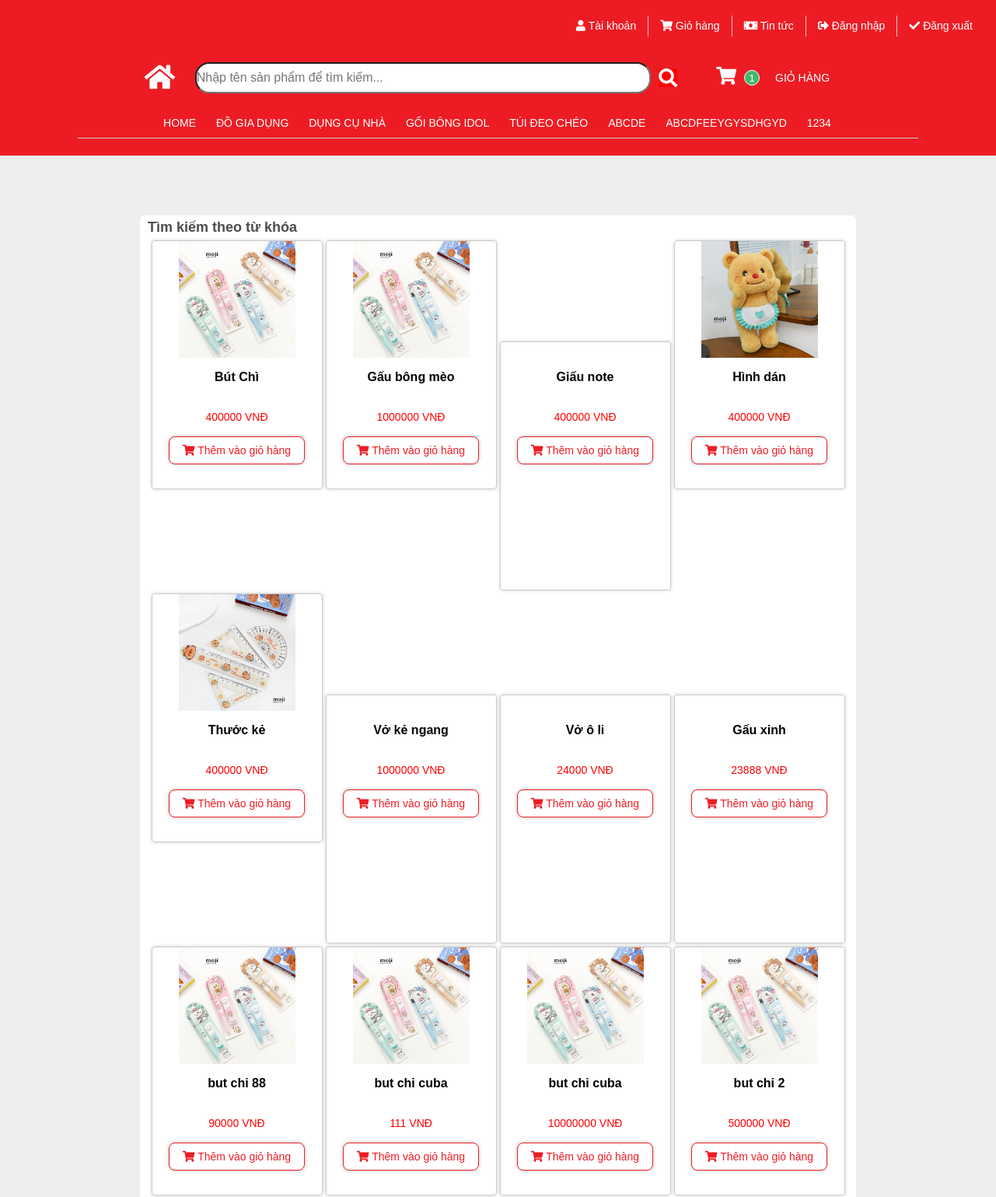
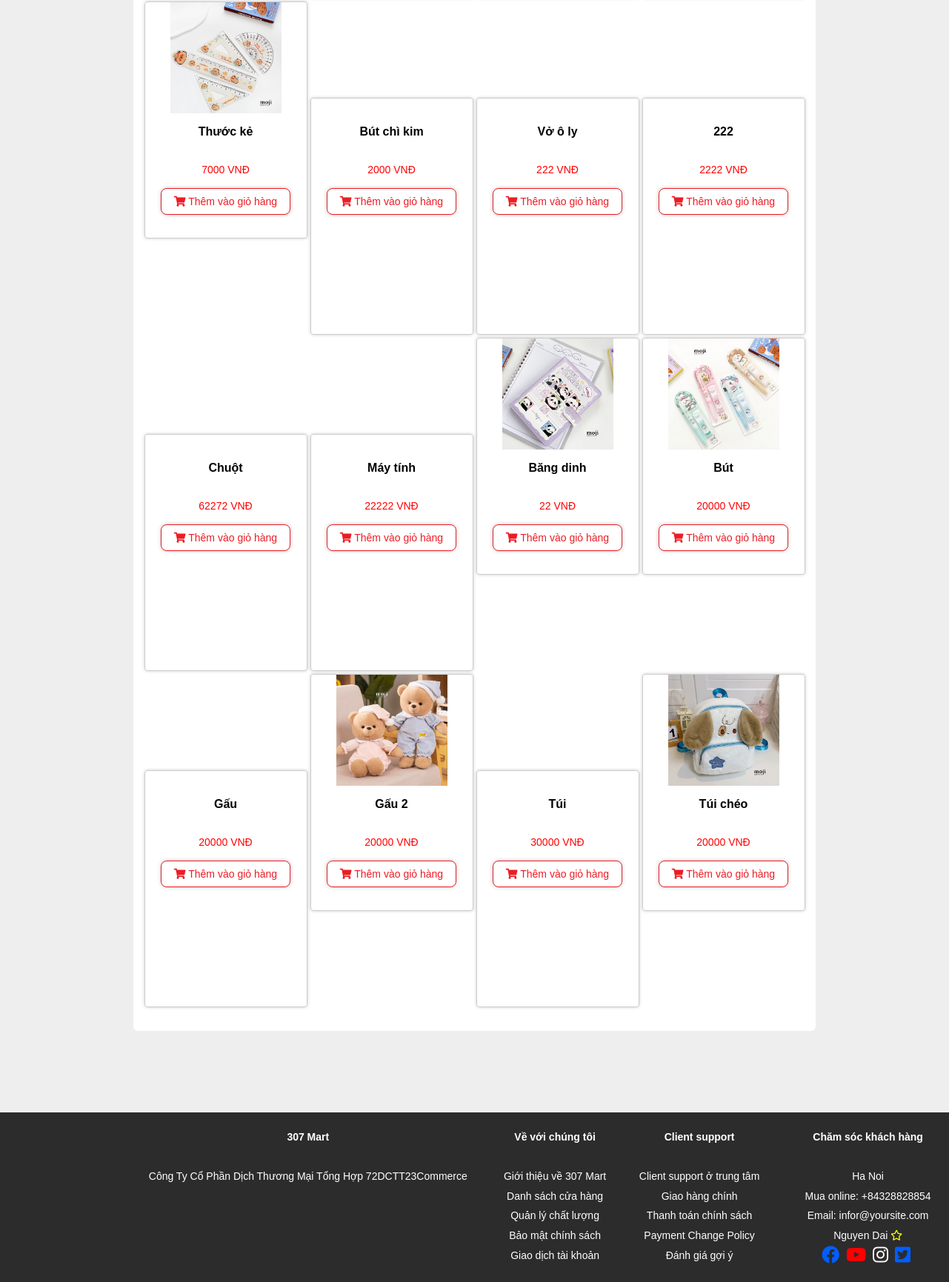
/VanPhongPham/user/SanPhamSearch.php, run on the app's committed database (2 pictures, top to bottom).
### tables this page shows
CREATE TABLE `tbl_loai_sp` (
  `id_loaisp` int(11) NOT NULL,
  `tenloaisp` varchar(255) NOT NULL
);

CREATE TABLE `tblsanpham` (
  `id_sanpham` int(11) NOT NULL,
  `tensp` varchar(255) NOT NULL,
  `loaisp_id` int(11) NOT NULL,
  `giasp` float NOT NULL,
  `khuyenmai` float NOT NULL,
  `anhsp` varchar(255) NOT NULL,
  `soluong` int(11) NOT NULL,
  `chitiet_sp` text NOT NULL,
  `tinhtrang` int(11) NOT NULL
);

### VanPhongPham/user/session.php (called while the page is built, shortened)
<?php
class Session{
 public static function get($key){
    if (isset($_SESSION[$key])) {
     return $_SESSION[$key];
    } else {
     return false;
    }
 }
}
?>

### VanPhongPham/user/SanPhamSearch.php (the view, shortened to what this page needs)
<?php
include 'header.php';
?>
<!DOCTYPE html>
<html lang="en">
<head>
    <link rel="stylesheet" href="./css/Search2.css">
</head>
<body>
    <?php
    $ID_Search = $_GET['ID_Search'];
    include './Config/connect.php';
    $sql = "SELECT * FROM tblsanpham WHERE tensp LIKE '%" . $ID_Search . "%' ";
    $result = mysqli_query($conn, $sql);
    if (mysqli_num_rows($result) > 0) {
        echo "
            <div class='main-index'>
            <div class='table-sanpham'>
            <div class='header-product'>
                <div class='info'><p>Tìm kiếm theo từ khóa</p></div>
                <div class='btnXemThem'></div>
            </div>
            <table>
            <tbody>
            ";
        $count = 0;
        echo "<div class='item-td'>";
        echo "<tr>";
        while ($row = mysqli_fetch_assoc($result)) {
            $count++;
            $number = $count;
            if ($count == $number) {
                echo "
                <div class='item-product'>
                    <a href='./SanPhamDetail.php?id_sanpham=".$row['id_sanpham']."'>
                    <img src='./image/" . $row['anhsp'] . "' alt='' width='150px;'> <br>
                    <p class = 'item-tensp'>" . $row['tensp'] . "</p><br>
                    <span class = 'item-giasp'>" . $row['giasp'] . " VNĐ</span>
                    <button class='btn-addCart'>
                    <i class='fas fa-shopping-cart'></i>
                    Thêm vào giỏ hàng
                    </button>
                    </a>
                </div>
                ";
            }
        }
        echo "</tr>";
        echo "</div>";
        echo "
            </tbody>
            </table>
            ";
        echo "</div>";
        echo "</div>";
    }
    ?>
</body>
<div class="footer">
    <?php
    include 'footer.php';
    ?>
</div>
</html>

### VanPhongPham/user/header.php (shortened to what this page needs)
<?php
include './Config/connect.php';
include 'session.php';
?>
<!DOCTYPE html>
<html lang="en">
<head>
    <link rel="stylesheet" href="https://pro.fontawesome.com/releases/v5.10.0/css/all.css">
    <link rel="stylesheet" href="./css/header2.css">
</head>
<body>
    <div id="header">
        <div class="header-list1">
            <ul>
                <li>
                    <a href="#">
                        <i class="fas fa-user"></i>
                        Tài khoản
                    </a>
                </li>
                <li>
                    <a href="cart.php">
                        <i class="fas fa-shopping-cart"></i>
                        Giỏ hàng
                    </a>
                </li>
                <li>
                    <a href="news.php">
                        <i class="fas fa-money-bill"></i>
                        Tin tức
                </li>
                <?php
                $logincheck = Session::get('registerlogin');
                if ($logincheck) {
                    $a = Session::get('registername');
                    echo "<li>
                    <a href=''>
                        <i></i>.$a.
                    </a>
                </li>";
                } else {
                    echo "<li>
                        <a href='login.php'>
                            <i class='fas fa-sign-out-alt'></i>
                            Đăng nhập
                        </a>
                        </li>";
                }
                ?>
                <li>
                    <a href="login.php">
                        <i class="fas fa-check"></i>
                        Đăng xuất
                    </a>
                </li>
            </ul>
        </div>
        <div class="header-list2">
            <div class="header-list2-icon">
                <a class="icon1" href="./index.php"><i class="fas fa-home"></i></a>
            </div>
            <div class="header-list2-search">
                <form class="header-list2-search" action="./SanPhamSearch.php" method="post">
                    <input class="search" name="txt-search" type="text" placeholder="Nhập tên sản phẩm để tìm kiếm...">
                    <button class="btn-search" name="btn-search">
                        <a href="./index.php"><i class="fas fa-search"></i></a>
                    </button>
                </form>
            </div>
            <div class="header-list2-cart">
                <a href="cart.php"><i class="fas fa-shopping-cart"></i></a>
                <p class="info-cart">
                    <?php
                    $sql = "SELECT * FROM tbl_cart";
                    $result = mysqli_query($conn, $sql);
                    $count = 0;
                    if (mysqli_num_rows($result) > 0) {
                        while ($row = mysqli_fetch_assoc($result)) {
                            $count++;
                        }
                    }
                    echo $count;
                    ?>
                </p>
                <p class="name">GIỎ HÀNG</p>
            </div>
        </div>
        <div class="header-list3">
            <ul class="nav">
                <li class="loai-danhmuc"><a href="./index.php">Home</a></li>
                <?php
                $sql = "SELECT * FROM tbl_loai_sp";
                $result = mysqli_query($conn, $sql);
                if (mysqli_num_rows($result) > 0) {
                    while ($row = mysqli_fetch_assoc($result)) {
                ?>
                        <li class="loai-danhmuc">
                            <a href="./SanPhamLoai.php?id_loaisp=<?php echo ($row['id_loaisp']) ?>"><?php echo ($row["tenloaisp"]) ?></a>
                        </li>
                <?php
                    }
                }
                ?>
            </ul>
        </div>
    </div>
</body>
</html>

### VanPhongPham/user/footer.php (shortened to what this page needs)
<!doctype html>
<html lang="en">
<head>
</head>
<body>
    <footer class="clearfix">
        <div class="air">
            <h4>307 Mart</h4>
            <p>Công Ty Cổ Phần Dịch Thương Mại Tổng Hợp 72DCTT23Commerce</p>
        </div>
        <div class="links">
            <h4>Về với chúng tôi</h4>
            <nav>
                <ul>
                    <li><a href="./">Giới thiệu về 307 Mart</a></li>
                    <li><a href="./">Danh sách cửa hàng</a></li>
                    <li><a href="./">Quản lý chất lượng</a></li>
                    <li><a href="./">Bảo mật chính sách</a></li>
                    <li><a href="./">Giao dịch tài khoản</a></li>
                </ul>
            </nav>
        </div>
        <div class="categories">
            <h4>Client support</h4>
            <nav>
                <ul>
                    <li><a href="./">Client support ở trung tâm</a></li>
                    <li><a href="./">Giao hàng chính</a></li>
                    <li><a href="./">Thanh toán chính sách</a></li>
                    <li><a href="./">Payment Change Policy</a></li>
                    <li><a href="./">Đánh giá gợi ý</a></li>
                </ul>
            </nav>
        </div>
        <div class="contact">
            <h4>Chăm sóc khách hàng</h4>
            <address>Ha Noi
                </address>
            <p> <a href="tel:+8435235598">Mua online: +84328828854</a></p>
            <p><a href="mailto:infor@yoursite.com"> Email: infor@yoursite.com</a></p>
            <p><a href=""> Nguyen Dai
            <i class="far fa-star fa-spin" style="color: #fbff00;"></i>
            </a></p>
            <p><a href="https://www.facebook.com/tr.ngoc.03">
            <i class="icon2 fab fa-facebook" style="color: #005eff;"></i>
            <i class="icon2 fab fa-youtube" style="color: red;"></i>
            <i class="icon2 fab fa-instagram" style="color: #fff;"></i>
            <i class="icon2 fab fa-twitter-square" style="color: #005eff;"></i>
            </a></p>
        </div>
    </footer>
</body>
</html>

### VanPhongPham/user/css/header2.css (style rules this page uses)
* { padding: 0; margin: 0; box-sizing: border-box; }
html { font-size: 16px; font-family: Arial, Helvetica, sans-serif; color: #fff; }
ul { list-style: none; }
body { width: 1160px; height: 200px; text-align: center; display: inline-block; }
#header { height: 200px; background-color: rgb(237, 28, 36); position: fixed; top: 0; left: 0; right: 0; z-index: 1; }
.header-list1 { width: 100%; margin-top: 20px; margin-right: 60px; display: inline-block; }
.header-list1 ul { float: right; }
.header-list1 li { float: left; margin-right: 15px; border-right: #ccc solid 1px; padding-right: 15px; }
.header-list1 li:last-child { border: none; }
.header-list1 a { color: #fff; font-size: 14px; font-weight: 600px; text-decoration: none; }
.header-list2 { display: flex; height: 50px; align-items: center; margin: 0px 180px; margin-top: 20px; }
.header-list2 .icon1 { color: #fff; }
.header-list2 .header-list2-icon { color: #fff !important; font-size: 35px; flex-grow: 1; cursor: pointer; margin-right: 20px; }
.header-list2-search { display: flex; flex-grow: 6; width: 60%; align-items: center; }
.header-list2-search .search { font-size: 16px; width: 100%; height: 40px; border-radius: 18px; margin-right: 10px; }
.header-list2-search .btn-search { background-color: red; color: #fff; border: none; }
.header-list2-search .fa-search { font-size: 24px; cursor: pointer; }
.header-list2-cart { display: flex; flex-grow: 3; margin-left: 50px; align-items: center; }
.header-list2-cart .fa-shopping-cart { font-size: 23px; margin-right: 10px; cursor: pointer; }
.header-list2-cart .info-cart { width: 20px; height: 20px; line-height: 20px !important; background-color: #42b76d; font-size: 13px; border: #fff solid 1px; border-radius: 50%; margin-right: 20px; text-align: center; color: #fff; }
.header-list3 { display: block; margin: 0px 100px; border-bottom: #ccc 0.4px solid; margin-top: 20px; }
.header-list3 .nav { display: inline-block; margin-bottom: 5px; }
.header-list3 .nav .loai-danhmuc { display: inline-block; position: relative; padding: 0 10px; }
.nav .loai-danhmuc a { color: #fff; font-weight: 500; text-transform: uppercase; font-size: 14px; padding-bottom: 5px; margin-right: 2px; font-weight: 500; text-decoration: none; }

### VanPhongPham/user/css/Search2.css (style rules this page uses)
body { width: 1160px; margin: 0; background-color: #efeeee; }
.main-index { margin: 30px 180px; background-color: #fff; padding-bottom: 30px; display: inline-block; position: relative; top: 220px; color: #000; border-radius: 6px; }
.header-product { position: relative; display: flex; padding: 10px; height: 30px; align-items: center; }
.header-product .info { font-size: 18px; font-weight: 600; color: #4e4c4c; }
.header-product .btnXemThem { cursor: pointer; padding: 3px; font-size: 14px; position: absolute; right: 10px; }
.item-td { display: inline-block; }
.item-product { position: relative; display: inline-block; width: 220px; height: 320px; font-size: 16px; border: #ccc solid 0.4px; box-shadow: 0 0 4px rgba(0,0,0,0.2); padding-bottom: 20px; border-radius: 4px; margin: 2px 2px; }
.item-product a { text-decoration: none; }
.item-product .item-tensp { font-size: 16px; font-weight: 600; color: #000; }
.item-product .item-giasp { position: relative; top: -10px; font-size: 14px; color: red; margin-bottom: 20px; }
.item-product .btn-addCart { height: 36px; transition: all 0.35s ease-in-out 0s; border: 1px solid rgb(237, 28, 36); cursor: pointer; text-transform: inherit; font-weight: 500; border-radius: 8px; font-size: 14px; box-shadow: rgba(153, 153, 153, 0.6) 0px 0px 5px 0px; width: 80%; align-items: center; background-color: rgb(255, 255, 255); padding: 0px; color: rgb(237, 28, 36); overflow: hidden; }
.footer { all: unset; margin: 0px; width: 1140px; position: relative; top: 300px; }
.item-td { display: block; width: 800px; }

### data on the page
tbl_loai_sp: tenloaisp "ĐỒ GIA DỤNG"
tbl_loai_sp: tenloaisp "DỤNG CỤ NHÀ"
tbl_loai_sp: tenloaisp "GỐI BÔNG IDOL"
tbl_loai_sp: tenloaisp "TÚI ĐEO CHÉO"
tbl_loai_sp: tenloaisp "ABCDE"
tbl_loai_sp: tenloaisp "ABCDFEEYGYSDHGYD"
tbl_loai_sp: tenloaisp "1234"
tblsanpham: anhsp (picture), tensp "Bút Chì", giasp "400000"
tblsanpham: anhsp (picture), tensp "Gấu bông mèo", giasp "1000000"
tblsanpham: tensp "Giấu note", giasp "400000"
tblsanpham: anhsp (picture), tensp "Hình dán", giasp "400000"
tblsanpham: anhsp (picture), tensp "Thước kẻ", giasp "400000"
tblsanpham: tensp "Vở kẻ ngang", giasp "1000000"
tblsanpham: tensp "Vở ô li", giasp "24000"
tblsanpham: tensp "Gấu xinh", giasp "23888"
tblsanpham: anhsp (picture), tensp "but chi 88", giasp "90000"
tblsanpham: anhsp (picture), tensp "but chi cuba", giasp "111"
tblsanpham: anhsp (picture), tensp "but chi cuba", giasp "10000000"
tblsanpham: anhsp (picture), tensp "but chi 2", giasp "500000"
tblsanpham: anhsp (picture), tensp "Thước kẻ", giasp "7000"
tblsanpham: tensp "Bút chì kim", giasp "2000"
tblsanpham: tensp "Vở ô ly", giasp "222"
tblsanpham: tensp "222", giasp "2222"
tblsanpham: tensp "Chuột", giasp "62272"
tblsanpham: tensp "Máy tính", giasp "22222"
tblsanpham: anhsp (picture), tensp "Băng dinh", giasp "22"
tblsanpham: anhsp (picture), tensp "Bút", giasp "20000"
tblsanpham: tensp "Gấu", giasp "20000"
tblsanpham: anhsp (picture), tensp "Gấu 2", giasp "20000"
tblsanpham: tensp "Túi", giasp "30000"
tblsanpham: anhsp (picture), tensp "Túi chéo", giasp "20000"

### other printed values
$count "1"
